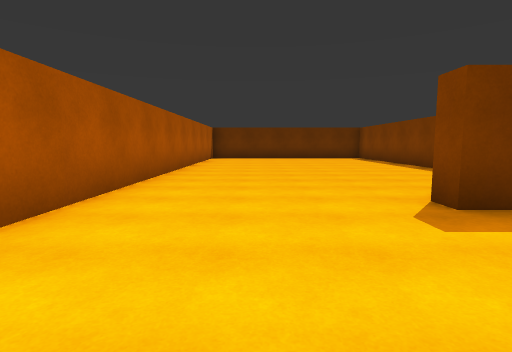
[1] (above)

24 first-person views from a walk through a Unity game level. The camera is 1.4 m above the floor, tilts 6° down and sees 80° across. The floor is counted in squares, 2 m on a side. Each view is taken from the middle of a square. On the plan, view 1 faces up. The plan holds only what a view shows up to about 10 squares ahead; the rest is blank. Surface patterns are stand-ins for the level's own textures.

[2]
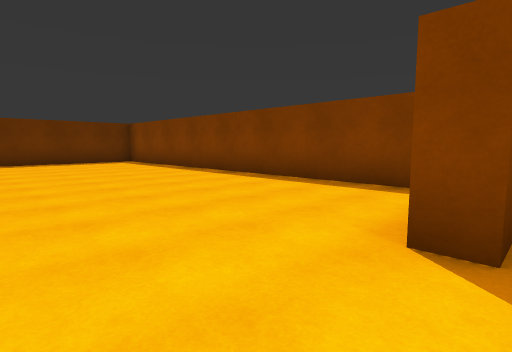

[3]
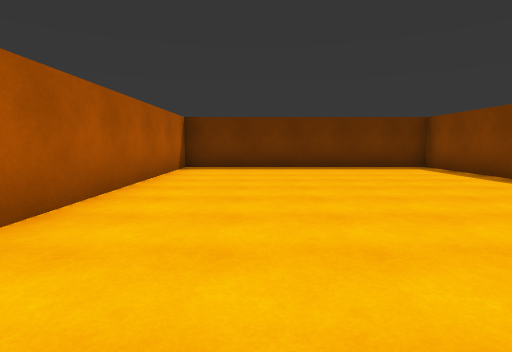

[4]
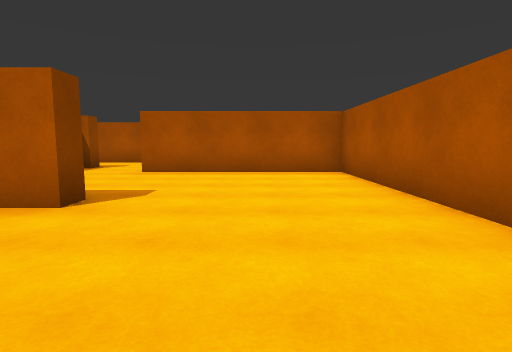

[5]
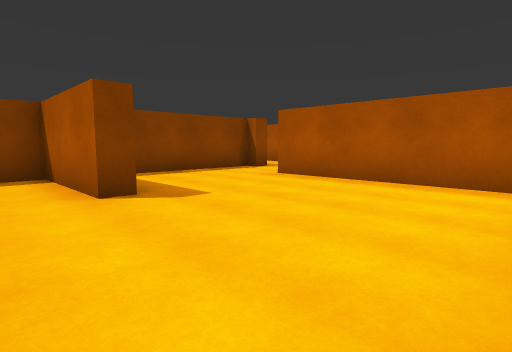

[6]
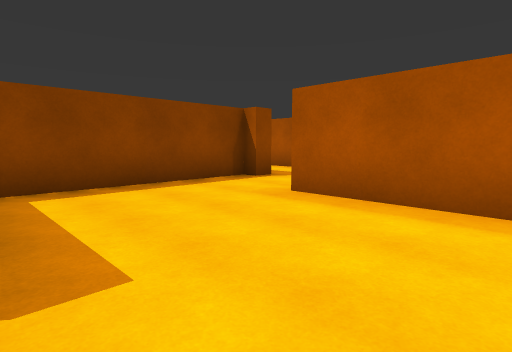

[7]
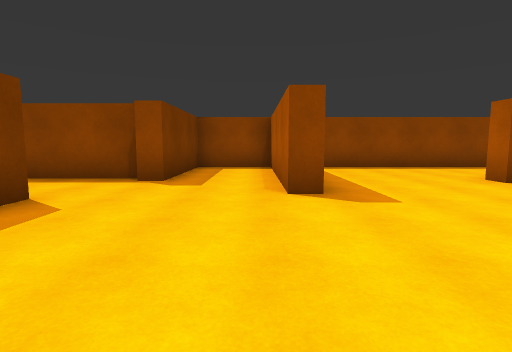

[8]
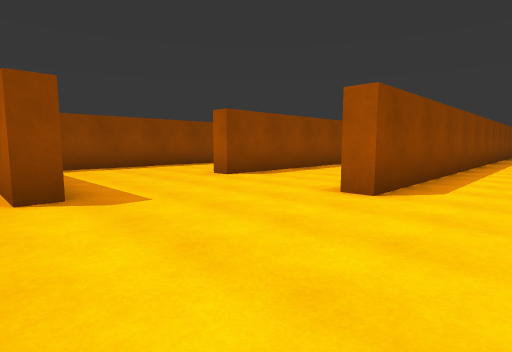

[9]
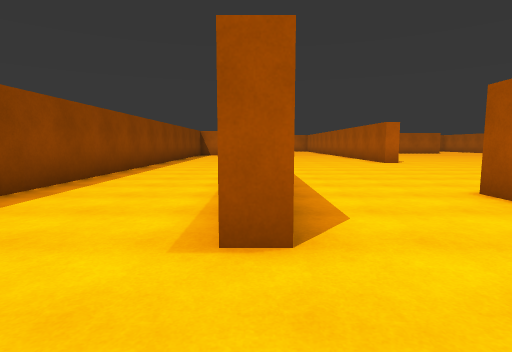

[10]
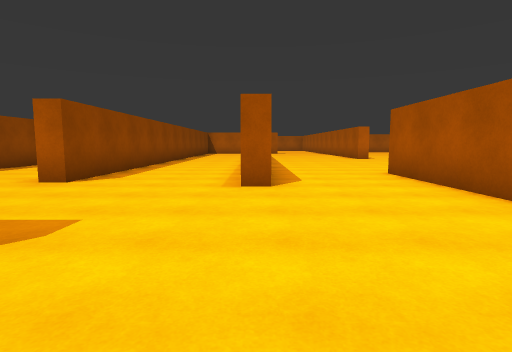

[11]
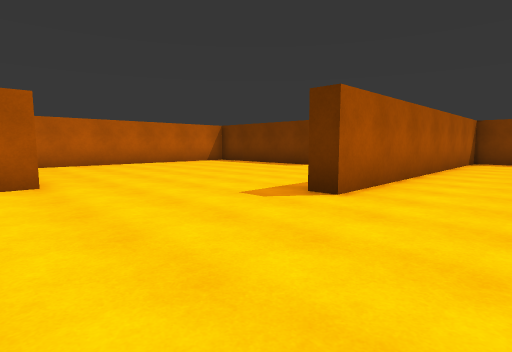

[12]
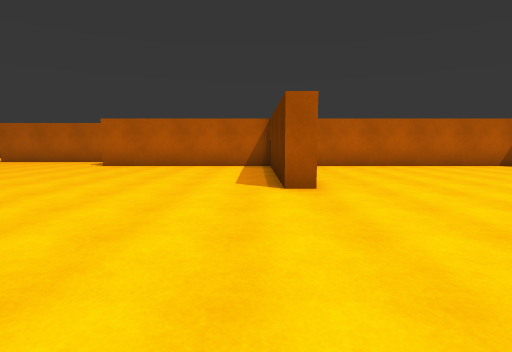

[13]
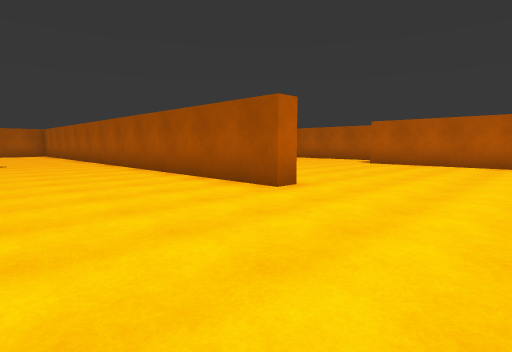

[14]
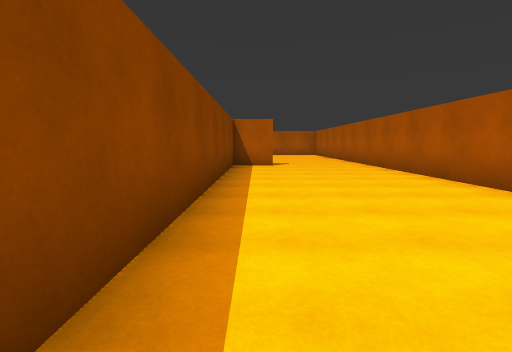

[15]
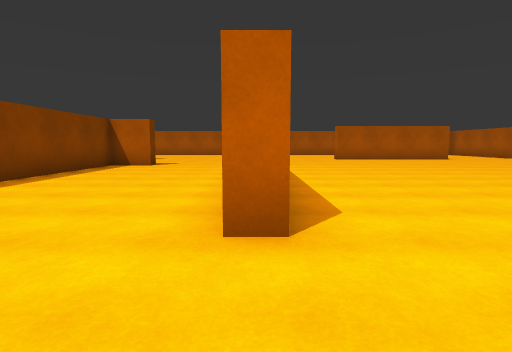

[16]
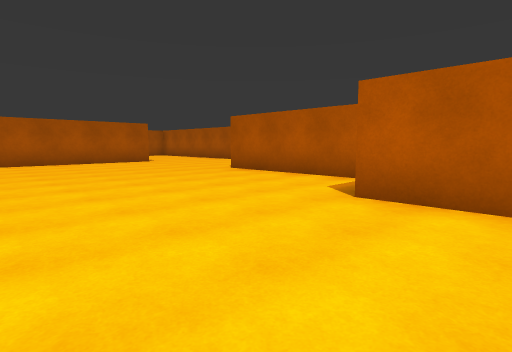

[17]
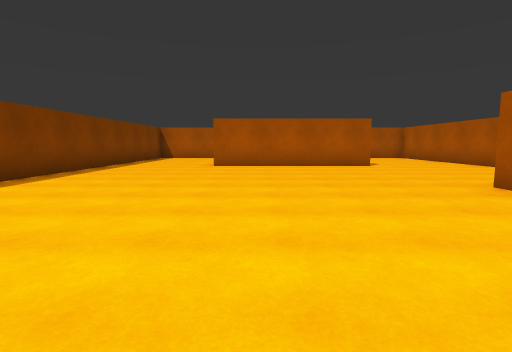

[18]
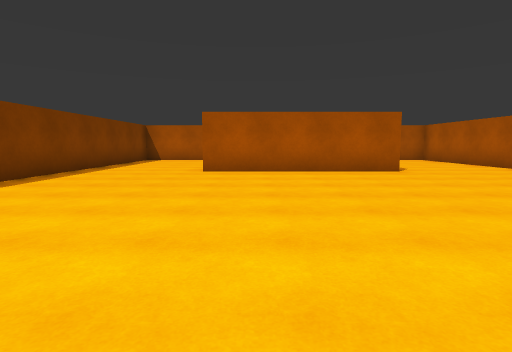

[19]
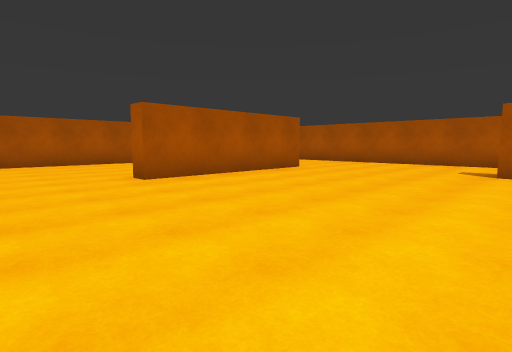

[20]
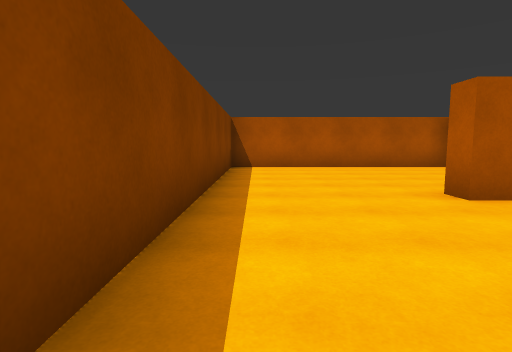

[21]
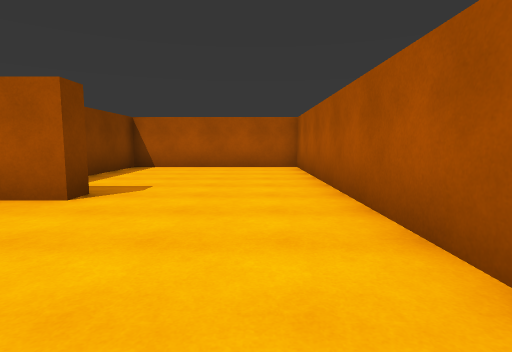

[22]
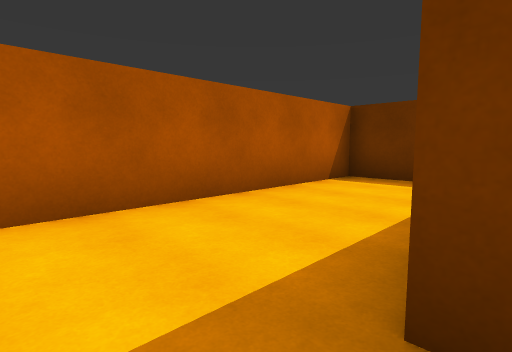

[23]
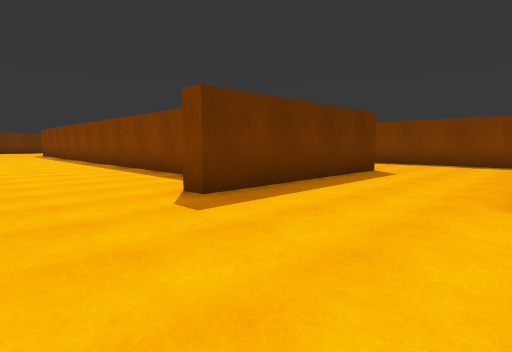

[24]
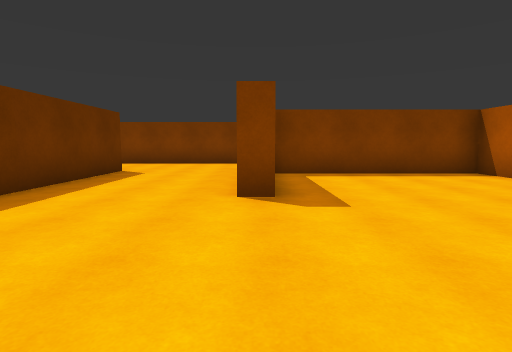

### Floor plan
Points are (right, up) in squares from view 1. A wall is a line through its corners. A room is listed if a view was taken in it or the views show most of it. See-through windows are left out.
Room 1 (views 1, 2, 3, 4, 5, 6)
walls: (2.8, 3.2) (2.2, 3.2) (2.2, 3.7) (5.1, 3.7) (5.1, 15.2) (-2.1, 15.2) (-2.1, -0.6) (2.9, -0.6); (4.7, -1.8) (5.1, -1.8) (5.1, 2.6)
ways out: opening at (3.5, -1.5) to room 2
Room 2 (views 7, 8, 9, 10, 11, 12, 13, 14, 15, 16, 17, 18, 19, 20, 21, 22, 23, 24)
walls: (-4.4, -17.2) (-3.8, -17.2) (-3.8, -25); (-5.7, -13) (-5.7, -13.5) (-10.8, -13.5) (-10.8, -19); (4.4, -16.1) (4.4, -8.5) (5, -8.5); (-12.9, -19.9) (-12.9, -24); (5, -25.5) (-0.5, -25.5) (-0.5, -25) (0.7, -25) (0.7, -8) (1.2, -8); (1, -29.4) (1, -28.8); (-14.9, -18.9) (-16.3, -18.9) (-16.3, -34.2) (-11.3, -34.2) (-11.3, -31.6); (8.2, -13.1) (8.2, -6); (-12.7, -29.2) (-12.7, -28.7) (-7.7, -28.7) (-7.7, -29.2); (8.2, -28) (8.2, -26); (3.2, -5) (3.2, -4.5) (8.2, -4.5) (8.2, -2.3) (4.7, -2.3) (4.7, -1.8); (-10.8, -5.8) (-10.8, -12.2); (3.2, -34.2) (4.2, -34.2) (4.2, -29.4); (-2.1, -1.9) (-2.1, -10.2) (-2.8, -10.2); (-10.9, -34.2) (-4.3, -34.2) (-4.3, -24.6); (2.9, -1.1) (2.4, -1.1)
ways out: opening at (3.5, -1.5) to room 1

Positions as (right, up) in squares from view 1, and headings:
1: (0, 0), facing up
2: (0, 3), facing up-right
3: (0, 6), facing up
4: (0, 7), facing down
5: (-2, 5), facing down-right
6: (0, 3), facing down-right
7: (-1, -4), facing right
8: (-1, -4), facing down-right
9: (1, -6), facing down
10: (1, -3), facing down
11: (0, -14), facing up-left
12: (-1, -14), facing left
13: (0, -14), facing down-left
14: (0, -15), facing down
15: (-4, -15), facing down
16: (-7, -17), facing down-left
17: (-9, -19), facing down
18: (-9, -21), facing down
19: (-5, -23), facing down-left
20: (-5, -25), facing down
21: (-15, -25), facing down
22: (-13, -25), facing up-left
23: (-3, -29), facing up-right
24: (-3, -29), facing right
